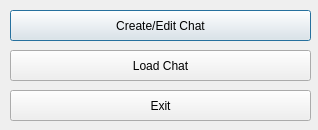
<?xml version="1.0" encoding="UTF-8"?>
<ui version="4.0">
 <class>main</class>
 <widget class="QDialog" name="main">
  <property name="geometry">
   <rect>
    <x>0</x>
    <y>0</y>
    <width>318</width>
    <height>130</height>
   </rect>
  </property>
  <property name="windowTitle">
   <string>Main</string>
  </property>
  <widget class="QPushButton" name="btn_create_edit_chat_config">
   <property name="geometry">
    <rect>
     <x>10</x>
     <y>10</y>
     <width>301</width>
     <height>31</height>
    </rect>
   </property>
   <property name="text">
    <string>Create/Edit Chat</string>
   </property>
  </widget>
  <widget class="QPushButton" name="btn_load_chat">
   <property name="geometry">
    <rect>
     <x>10</x>
     <y>50</y>
     <width>301</width>
     <height>31</height>
    </rect>
   </property>
   <property name="text">
    <string>Load Chat</string>
   </property>
  </widget>
  <widget class="QPushButton" name="btn_exit">
   <property name="geometry">
    <rect>
     <x>10</x>
     <y>90</y>
     <width>301</width>
     <height>31</height>
    </rect>
   </property>
   <property name="text">
    <string>Exit</string>
   </property>
  </widget>
 </widget>
 <resources/>
 <connections/>
</ui>
